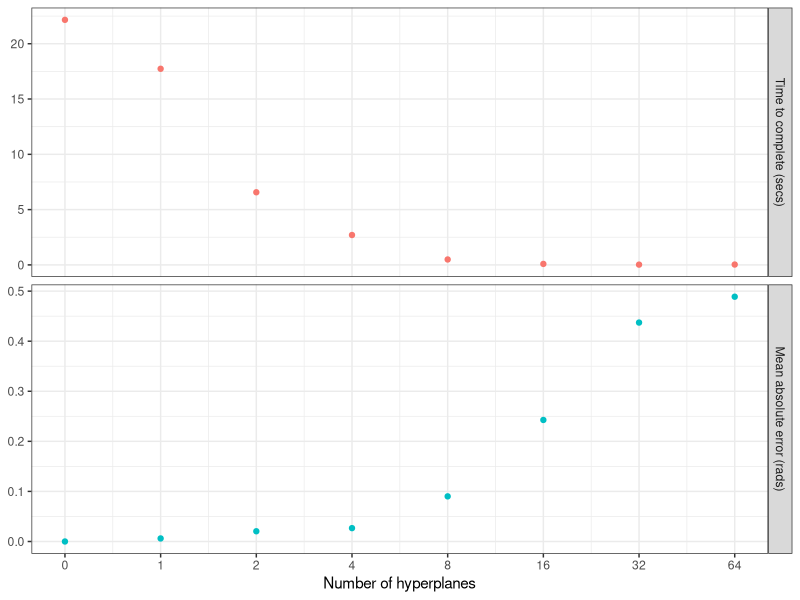

Here is the R script that generated this plot:
#chart <- read.csv('chart.csv');
#chart$acc_secs <- chart$secs + chart$nanos / 1000000000;
#
#par(mar = c(5,5,2,5))
#plot(abs_err_sum ~ num_hyperplanes, log = "x", data=chart, xaxt='n');
#par(new = T);
#plot(acc_secs ~ num_hyperplanes, log = "x", data=chart, axes=F, xlab=NA, ylab=NA);
#axis(side = 4);
#mtext(side = 4, line = 3, 'acc_secs');
#legend("topleft",
#       legend=c(expression(-log[10](italic(p))), "N genes"),
#       lty=c(1,0), pch=c(NA, 16), col=c("red3", "black"));
#
#axis(1, at=c(0.5, 1, 2, 4, 8, 16, 32, 64), labels=c(0, 1, 2, 4, 8, 16, 32, 64));


library(ggplot2)
library(reshape2)

chart <- read.csv('chart.csv');
chart$acc_secs <- chart$secs + chart$nanos / 1000000000;
chart$num_hyperplanes[1] = 0.5

mm <- melt(subset(chart, select=c(num_hyperplanes, acc_secs, avg_abs_err)), id.var="num_hyperplanes")
pdf('hyperplanes.pdf')
ggplot(mm, aes(x = num_hyperplanes, y = value)) +
  geom_point(aes(color = variable)) +
  facet_grid(variable ~ ., scales = "free_y", labeller=labeller(variable = c(acc_secs="Time to complete (secs)", avg_abs_err="Mean absolute error (rads)"))) +
  theme_bw() +
  theme(legend.position = "none", axis.title.y = element_blank()) +
  scale_x_continuous(trans = "log2", breaks = c(0.5, 1, 2, 4, 8, 16, 32, 64),
                     labels = c(0, 1, 2, 4, 8, 16, 32, 64)) +
  labs(x="Number of hyperplanes", y="response", size=1)
